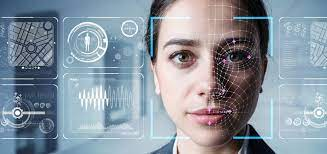
#> input picture image1.jpeg, 327 x 154 px
$ python -i tenant.py   (imports and definitions only)
#> lines starting #> are read from the running program, lines starting #| are printed output that depends on the picture
import cv2
import os
from tkinter import messagebox, Tk, Entry, Button
import threading
face_classifier = cv2.CascadeClassifier("haarcascade_frontalface_default.xml")
def face_cropped(img):
    gray_frame = cv2.cvtColor(img, cv2.COLOR_RGB2GRAY)
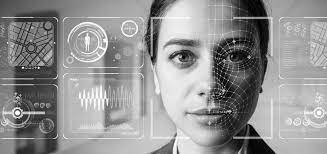
#> gray_frame: shape (154, 327); min 0, max 254, mean 146.6
    faces = face_classifier.detectMultiScale(gray_frame, 1.3, 5)
#> faces = [[140, 6, 135, 135]]

    cropped_faces = [cv2.resize(img[y:y+h, x:x+w], (450, 450)) for (x, y, w, h) in faces]
#> cropped_faces = 1 item
    return cropped_faces

# [45 lines left out: functions capture_images, start_capture, not called in this run]

# Tkinter GUI
# [2 lines not run here, left out]

# [1 line that did not run here, left out]
# [1 line not run here, left out]

# [1 line that did not run here, left out]
# [3 lines not run here, left out]

>>> import cv2
>>> picture = cv2.cvtColor(cv2.imread('image1.jpeg'), cv2.COLOR_BGR2RGB)
>>> result = face_cropped(picture)
#> result = 1 item
